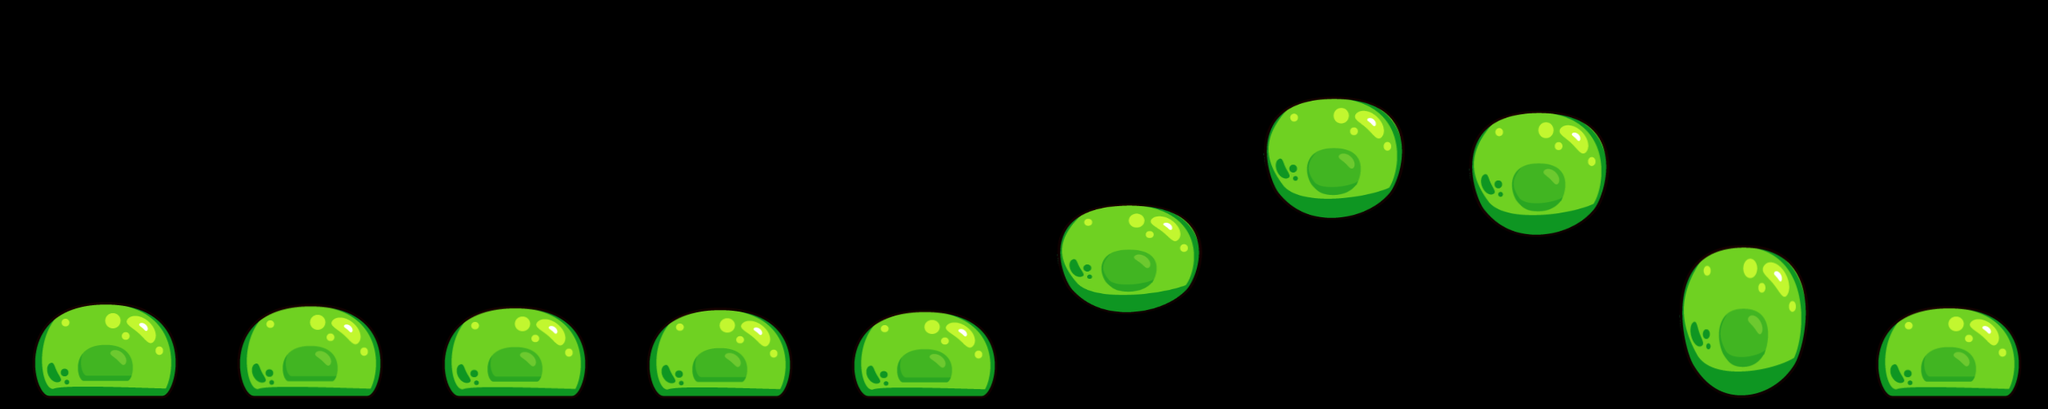

Tiled map render using the project's own tile images. Description and the whole map definition, tile-layer contents included, below:
An orthogonal 10x1 tile map with 256x512 px tiles, 1 tile layer (Vrstva dlaždic 1).

<map version="1.0" tiledversion="1.0.3" orientation="orthogonal" renderorder="right-down" width="10" height="1" tilewidth="256" tileheight="512" nextobjectid="1">
 <tileset firstgid="1" name="slimeTiles" tilewidth="256" tileheight="512" tilecount="10" columns="0">
  <grid orientation="orthogonal" width="1" height="1" />
  <tile id="0">
   <image width="256" height="512" source="slime 256 x 512/slime_entity_000_idle_000_000.png" />
  </tile>
  <tile id="1">
   <image width="256" height="512" source="slime 256 x 512/slime_entity_000_idle_000_001.png" />
  </tile>
  <tile id="2">
   <image width="256" height="512" source="slime 256 x 512/slime_entity_000_idle_000_002.png" />
  </tile>
  <tile id="3">
   <image width="256" height="512" source="slime 256 x 512/slime_entity_000_idle_000_003.png" />
  </tile>
  <tile id="4">
   <image width="256" height="512" source="slime 256 x 512/slime_entity_000_idle_000_004.png" />
  </tile>
  <tile id="5">
   <image width="256" height="512" source="slime 256 x 512/slime_entity_000_idle_000_005.png" />
  </tile>
  <tile id="6">
   <image width="256" height="512" source="slime 256 x 512/slime_entity_000_idle_000_006.png" />
  </tile>
  <tile id="7">
   <image width="256" height="512" source="slime 256 x 512/slime_entity_000_idle_000_007.png" />
  </tile>
  <tile id="8">
   <image width="256" height="512" source="slime 256 x 512/slime_entity_000_idle_000_008.png" />
  </tile>
  <tile id="9">
   <image width="256" height="512" source="slime 256 x 512/slime_entity_000_idle_000_009.png" />
  </tile>
 </tileset>
 <layer name="Vrstva dlaždic 1" width="10" height="1">
  <data encoding="csv">
1,2,3,4,5,6,7,8,9,10
</data>
 </layer>
</map>
